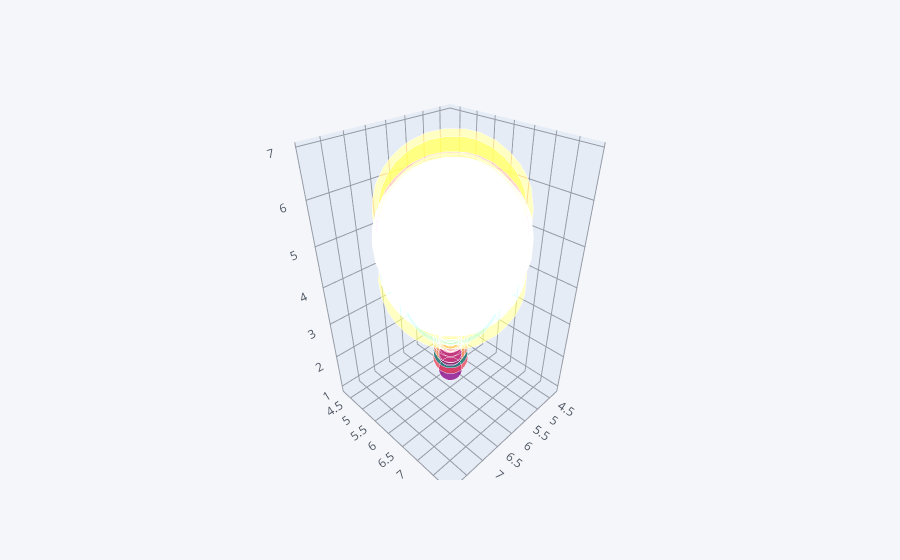

Notebook code for this chart:
### Code cell
df.iplot(kind='bubble3d',x='SepalLengthCm',y='SepalLengthCm',z='PetalLengthCm',size='PetalWidthCm')

### Figure 1 — Plotly figure (JSON) as saved in the notebook; plotly's stock layout.template omitted (floating-point values rounded to 4 significant figures; data arrays with more than 128 entries replaced by an {"elided": "..."} marker saying what was removed)
{"data": [{"marker": {"color": {"elided": "150 str values"}, "opacity": 0.8, "size": {"elided": "150 int values"}, "symbol": "circle"}, "mode": "markers", "text": {"elided": "150 str values"}, "type": "scatter3d", "x": {"elided": "150 float values"}, "y": {"elided": "150 float values"}, "z": {"elided": "150 float values"}}], "layout": {"legend": {"bgcolor": "#F5F6F9", "font": {"color": "#4D5663"}}, "paper_bgcolor": "#F5F6F9", "plot_bgcolor": "#F5F6F9", "scene": {"xaxis": {"gridcolor": "#9499A3", "showgrid": true, "tickfont": {"color": "#4D5663"}, "title": {"font": {"color": "#4D5663"}, "text": ""}, "zerolinecolor": "#9499A3"}, "yaxis": {"gridcolor": "#9499A3", "showgrid": true, "tickfont": {"color": "#4D5663"}, "title": {"font": {"color": "#4D5663"}, "text": ""}, "zerolinecolor": "#9499A3"}, "zaxis": {"gridcolor": "#9499A3", "showgrid": true, "tickfont": {"color": "#4D5663"}, "title": {"font": {"color": "#4D5663"}, "text": ""}, "zerolinecolor": "#9499A3"}}, "title": {"font": {"color": "#4D5663"}}}}
